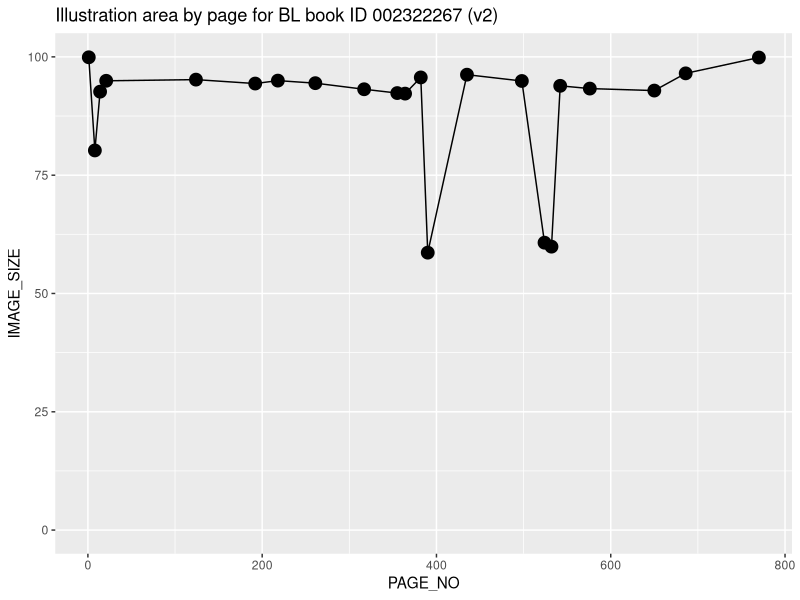
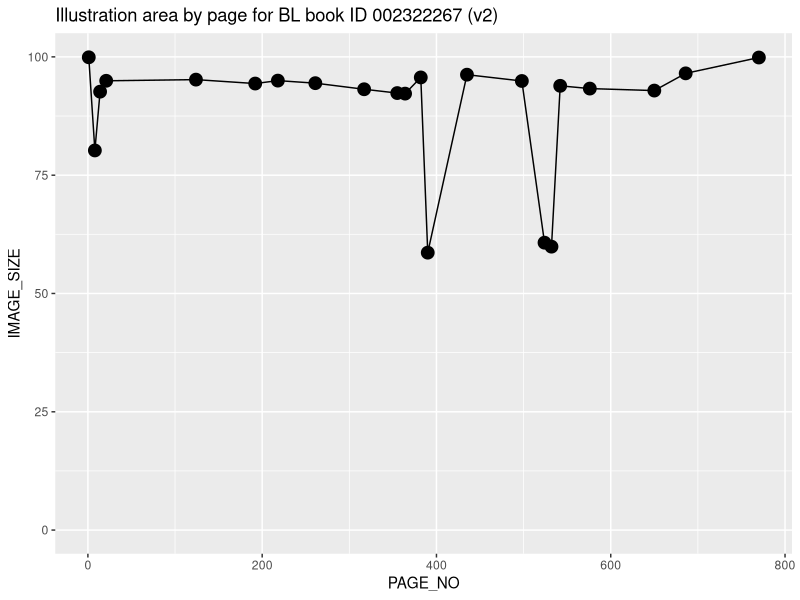

Recreate these plots in R, in order.
#load packages

library(lubridate)
library(dplyr, warn.conflicts = FALSE)
library(tidyr, warn.conflicts = FALSE)
library(ggplot2)
library(dplyr)

#read data from csv

prints <- read.csv("002322267.csv")
prints2 <- filter(prints, BOOK_REF=="002322267_2")

#plot data

ggplot(prints2, aes(x = PAGE_NO, y = IMAGE_SIZE, group = BOOK_REF)) +
	geom_point(aes(), size = 4) +
	geom_line() +	
	ylim(0, 100) +
	ggtitle("Illustration area by page for BL book ID 002322267 (v2)")

#save data to file

ggsave("002322267_2.png", width = 7, height = 7)
